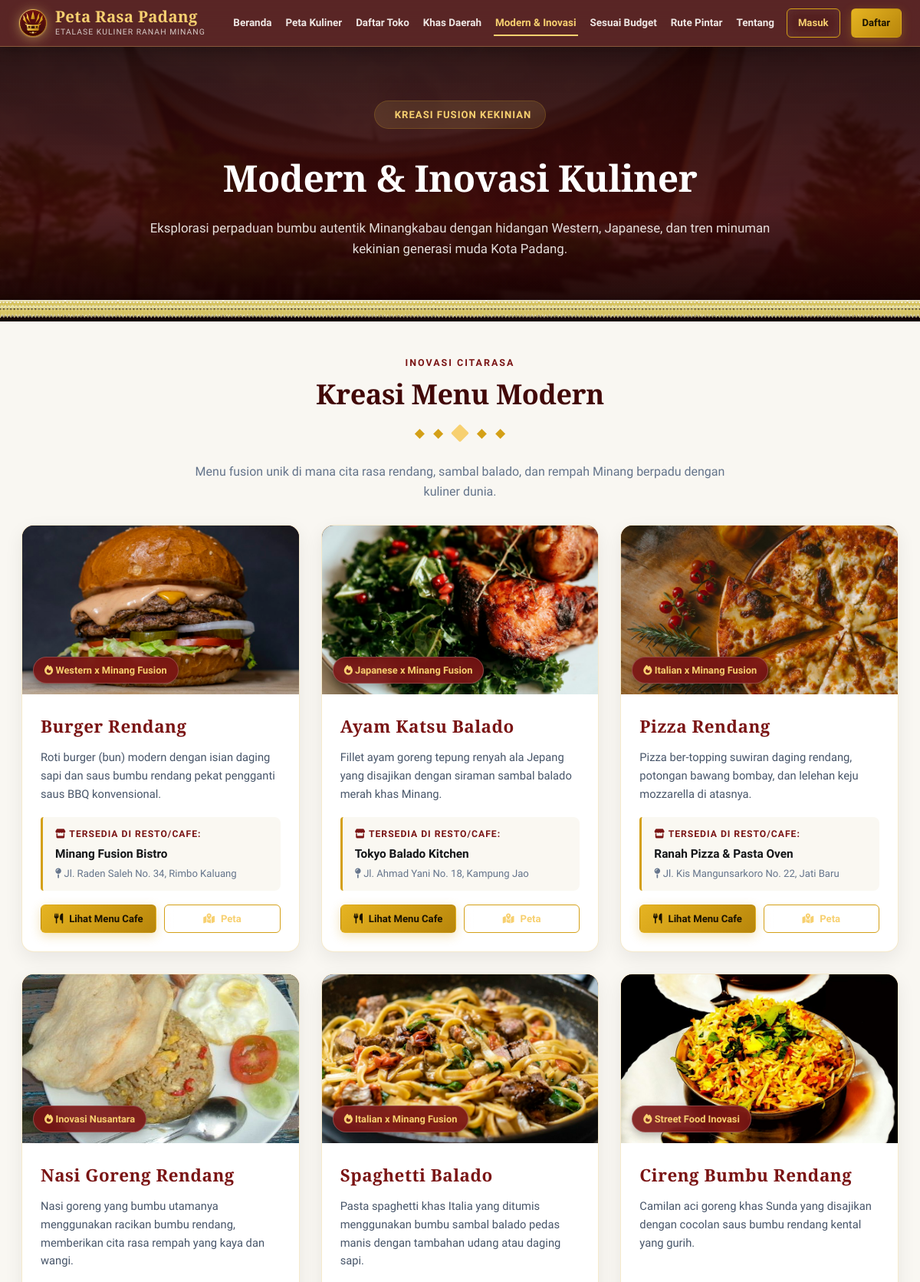
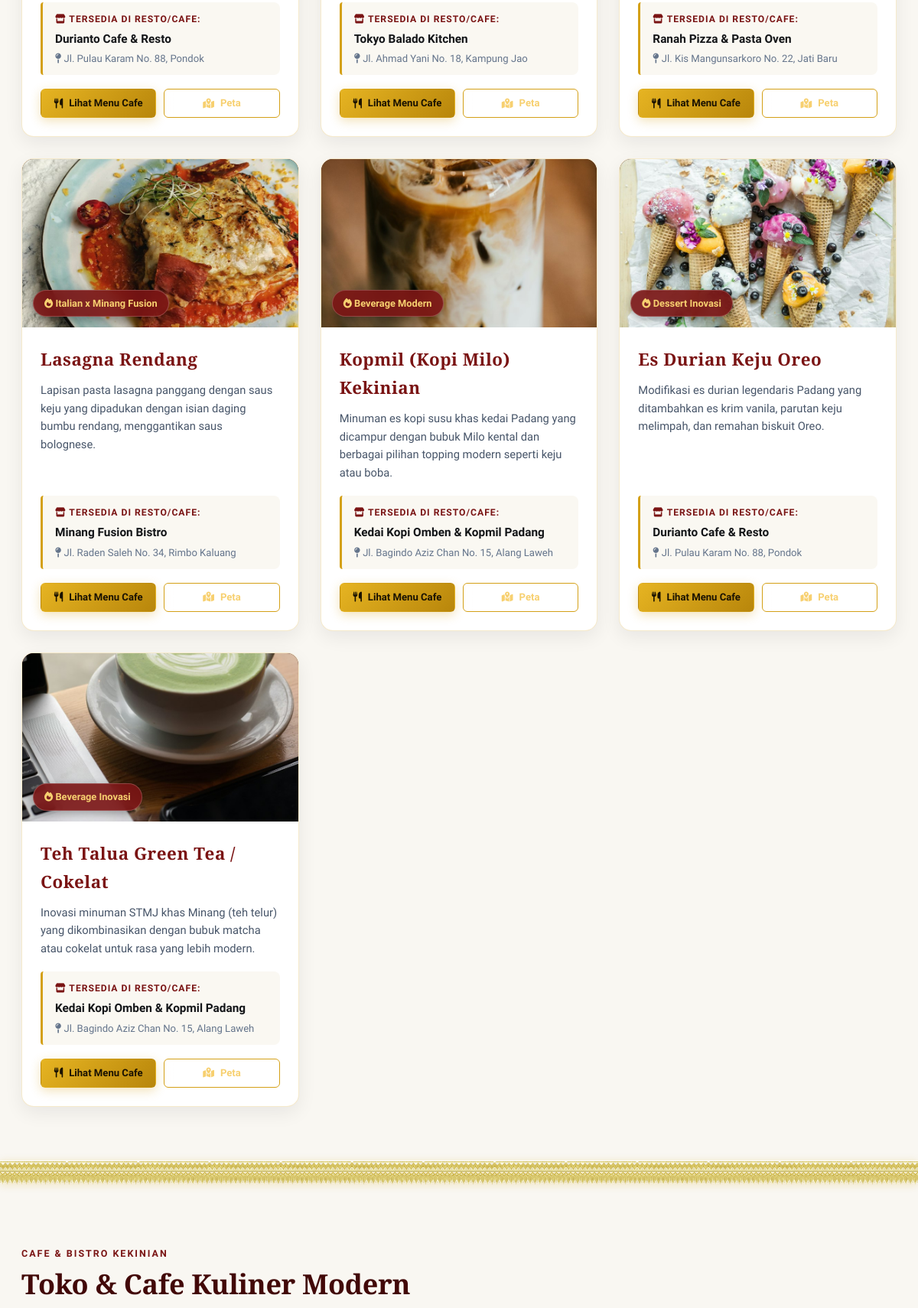
The app's page /kuliner-modern.php (upper part) with its own data (2 pictures, top to bottom).
### tables this page shows
CREATE TABLE `kuliner_modern` (
  `id_modern` int(11) NOT NULL AUTO_INCREMENT,
  `nama_makanan` varchar(100) NOT NULL,
  `kategori_inovasi` varchar(100) NOT NULL,
  `deskripsi` text NOT NULL,
  `foto` varchar(255) NOT NULL,
  `id_toko` int(11) DEFAULT NULL,
  PRIMARY KEY (`id_modern`),
  KEY `id_toko` (`id_toko`),
  CONSTRAINT `kuliner_modern_ibfk_1` FOREIGN KEY (`id_toko`) REFERENCES `toko` (`id_toko`) ON DELETE SET NULL
);

CREATE TABLE `toko` (
  `id_toko` int(11) NOT NULL AUTO_INCREMENT,
  `nama_toko` varchar(100) NOT NULL,
  `alamat` varchar(255) DEFAULT NULL,
  `kategori` varchar(50) DEFAULT NULL,
  `deskripsi` text DEFAULT NULL,
  `latitude` decimal(10,7) NOT NULL,
  `longitude` decimal(10,7) NOT NULL,
  `foto` varchar(255) DEFAULT NULL,
  `no_wa` varchar(20) DEFAULT NULL,
  `jam_buka` varchar(100) DEFAULT NULL,
  `is_khas` tinyint(1) DEFAULT 0,
  `is_hidden_gem` tinyint(1) DEFAULT 0,
  `visit_count` int(11) DEFAULT 0,
  `whatsapp_views` int(11) DEFAULT 0,
  `id_pemilik` int(11) DEFAULT NULL,
  PRIMARY KEY (`id_toko`),
  KEY `fk_toko_pemilik` (`id_pemilik`),
  CONSTRAINT `fk_toko_pemilik` FOREIGN KEY (`id_pemilik`) REFERENCES `users` (`id_user`) ON DELETE SET NULL
);

### kuliner-modern.php (the view, shortened to what this page needs)
<?php
require_once 'koneksi.php';
$res_modern = mysqli_query($koneksi, "SELECT * FROM kuliner_modern ORDER BY id_modern ASC");
?>
<!DOCTYPE html>
<html lang="id">
<head>
    <link rel="stylesheet" href="assets/css/style.css">
    <link rel="stylesheet" href="https://cdnjs.cloudflare.com/ajax/libs/font-awesome/6.5.1/css/all.min.css">
</head>
<body>
    <?php include 'navbar.php'; ?>
    <section class="page-banner">
        <div class="page-banner-overlay"></div>
        <div class="page-banner-content">
            <span class="hero-badge"><i class="fa-solid fa-sparkles"></i> KREASI FUSION KEKINIAN</span>
            <h1 class="page-banner-title">Modern &amp; Inovasi Kuliner</h1>
            <p class="page-banner-desc">Eksplorasi perpaduan bumbu autentik Minangkabau dengan hidangan Western, Japanese, dan tren minuman kekinian generasi muda Kota Padang.</p>
        </div>
        <div class="songket-border-bottom"></div>
    </section>
    <section class="section-container" style="margin-top:40px;">
        <div class="section-header text-center">
            <span class="section-kicker">INOVASI CITARASA</span>
            <h2 class="section-heading">Kreasi Menu Modern</h2>
            <div class="minang-divider">
                <span>◆</span><span>◆</span><span class="center-diamond"><i class="fa-solid fa-diamond text-gold"></i></span><span>◆</span><span>◆</span>
            </div>
            <p class="section-subtext">Menu fusion unik di mana cita rasa rendang, sambal balado, dan rempah Minang berpadu dengan kuliner dunia.</p>
        </div>
        <?php if ($res_modern && mysqli_num_rows($res_modern) > 0): ?>
            <div class="khas-grid">
                <?php while ($m = mysqli_fetch_assoc($res_modern)):
                    $foto_m = !empty($m['foto']) ? 'assets/img/' . $m['foto'] : 'assets/img/default.png';
                    $toko_m = null;
                    if (!empty($m['id_toko'])) {
                        $stmt_t = mysqli_prepare($koneksi, "SELECT id_toko, nama_toko, alamat, latitude, longitude FROM toko WHERE id_toko = ?");
                        mysqli_stmt_bind_param($stmt_t, "i", $m['id_toko']);
                        mysqli_stmt_execute($stmt_t);
                        $toko_m = mysqli_fetch_assoc(mysqli_stmt_get_result($stmt_t));
                    }
                ?>
                    <div class="khas-card">
                        <div class="khas-card-media">
                            <img src="<?= htmlspecialchars($foto_m); ?>" alt="<?= htmlspecialchars($m['nama_makanan']); ?>" class="khas-img" onerror="this.src='assets/img/default.png'">
                            <span class="khas-origin-badge" style="background:rgba(122,20,20,0.9);"><i class="fa-solid fa-fire"></i> <?= htmlspecialchars($m['kategori_inovasi']); ?></span>
                        </div>
                        <div class="khas-card-content">
                            <h3 class="khas-nama"><?= htmlspecialchars($m['nama_makanan']); ?></h3>
                            <p class="khas-cerita"><?= htmlspecialchars($m['deskripsi']); ?></p>
                            <?php if ($toko_m): ?>
                                <div class="khas-location-box">
                                    <span class="khas-loc-title"><i class="fa-solid fa-store"></i> Tersedia di Resto/Cafe:</span>
                                    <strong class="khas-loc-name"><?= htmlspecialchars($toko_m['nama_toko']); ?></strong>
                                    <p class="khas-loc-address"><i class="fa-solid fa-map-pin"></i> <?= htmlspecialchars($toko_m['alamat']); ?></p>
                                </div>
                                <div class="khas-card-actions">
                                    <a href="detail.php?id=<?= $toko_m['id_toko']; ?>" class="btn btn-sm btn-gold">
                                        <i class="fa-solid fa-utensils"></i> Lihat Menu Cafe
                                    </a>
                                    <a href="peta.php?toko=<?= $toko_m['id_toko']; ?>" class="btn btn-sm btn-outline-gold">
                                        <i class="fa-solid fa-map-location-dot"></i> Peta
                                    </a>
                                </div>
                            <?php endif; ?>
                        </div>
                    </div>
                <?php endwhile; ?>
            </div>
        <?php else: ?>
            <div class="error-msg-box">
                <p>Belum ada data inovasi kuliner modern.</p>
            </div>
        <?php endif; ?>
    </section>
    <div class="songket-strip"></div>
    <section class="section-container">
        <div class="section-header">
            <div class="header-left">
                <span class="section-kicker">CAFE &amp; BISTRO KEKINIAN</span>
                <h2 class="section-heading">Toko &amp; Cafe Kuliner Modern</h2>
            </div>
        </div>
    </section>
</body>
</html>

### records on screen
kuliner_modern: foto (picture), kategori_inovasi "Western x Minang Fusion", nama_makanan "Burger Rendang", deskripsi "Roti burger (bun) modern dengan isian daging sapi dan saus bumbu rendang pekat pengganti saus BBQ konvensional.", id_toko.nama_toko "Minang Fusion Bistro", id_toko.alamat "Jl. Raden Saleh No. 34, Rimbo Kaluang"
kuliner_modern: foto (picture), kategori_inovasi "Japanese x Minang Fusion", nama_makanan "Ayam Katsu Balado", deskripsi "Fillet ayam goreng tepung renyah ala Jepang yang disajikan dengan siraman sambal balado merah khas Minang.", id_toko.nama_toko "Tokyo Balado Kitchen", id_toko.alamat "Jl. Ahmad Yani No. 18, Kampung Jao"
kuliner_modern: foto (picture), kategori_inovasi "Italian x Minang Fusion", nama_makanan "Pizza Rendang", deskripsi "Pizza ber-topping suwiran daging rendang, potongan bawang bombay, dan lelehan keju mozzarella di atasnya.", id_toko.nama_toko "Ranah Pizza & Pasta Oven", id_toko.alamat "Jl. Kis Mangunsarkoro No. 22, Jati Baru"
kuliner_modern: foto (picture), kategori_inovasi "Inovasi Nusantara", nama_makanan "Nasi Goreng Rendang", deskripsi "Nasi goreng yang bumbu utamanya menggunakan racikan bumbu rendang, memberikan cita rasa rempah yang kaya dan wangi.", id_toko.nama_toko "Durianto Cafe & Resto", id_toko.alamat "Jl. Pulau Karam No. 88, Pondok"
kuliner_modern: foto (picture), kategori_inovasi "Italian x Minang Fusion", nama_makanan "Spaghetti Balado", deskripsi "Pasta spaghetti khas Italia yang ditumis menggunakan bumbu sambal balado pedas manis dengan tambahan udang atau daging sapi.", id_toko.nama_toko "Tokyo Balado Kitchen", id_toko.alamat "Jl. Ahmad Yani No. 18, Kampung Jao"
kuliner_modern: foto (picture), kategori_inovasi "Street Food Inovasi", nama_makanan "Cireng Bumbu Rendang", deskripsi "Camilan aci goreng khas Sunda yang disajikan dengan cocolan saus bumbu rendang kental yang gurih.", id_toko.nama_toko "Ranah Pizza & Pasta Oven", id_toko.alamat "Jl. Kis Mangunsarkoro No. 22, Jati Baru"
kuliner_modern: foto (picture), kategori_inovasi "Italian x Minang Fusion", nama_makanan "Lasagna Rendang", deskripsi "Lapisan pasta lasagna panggang dengan saus keju yang dipadukan dengan isian daging bumbu rendang, menggantikan saus bolognese.", id_toko.nama_toko "Minang Fusion Bistro", id_toko.alamat "Jl. Raden Saleh No. 34, Rimbo Kaluang"
kuliner_modern: foto (picture), kategori_inovasi "Beverage Modern", nama_makanan "Kopmil (Kopi Milo) Kekinian", deskripsi "Minuman es kopi susu khas kedai Padang yang dicampur dengan bubuk Milo kental dan berbagai pilihan topping modern seperti keju atau boba.", id_toko.nama_toko "Kedai Kopi Omben & Kopmil Padang", id_toko.alamat "Jl. Bagindo Aziz Chan No. 15, Alang Laweh"
kuliner_modern: foto (picture), kategori_inovasi "Dessert Inovasi", nama_makanan "Es Durian Keju Oreo", deskripsi "Modifikasi es durian legendaris Padang yang ditambahkan es krim vanila, parutan keju melimpah, dan remahan biskuit Oreo.", id_toko.nama_toko "Durianto Cafe & Resto", id_toko.alamat "Jl. Pulau Karam No. 88, Pondok"
kuliner_modern: foto (picture), kategori_inovasi "Beverage Inovasi", nama_makanan "Teh Talua Green Tea / Cokelat", deskripsi "Inovasi minuman STMJ khas Minang (teh telur) yang dikombinasikan dengan bubuk matcha atau cokelat untuk rasa yang lebih modern.", id_toko.nama_toko "Kedai Kopi Omben & Kopmil Padang", id_toko.alamat "Jl. Bagindo Aziz Chan No. 15, Alang Laweh"
